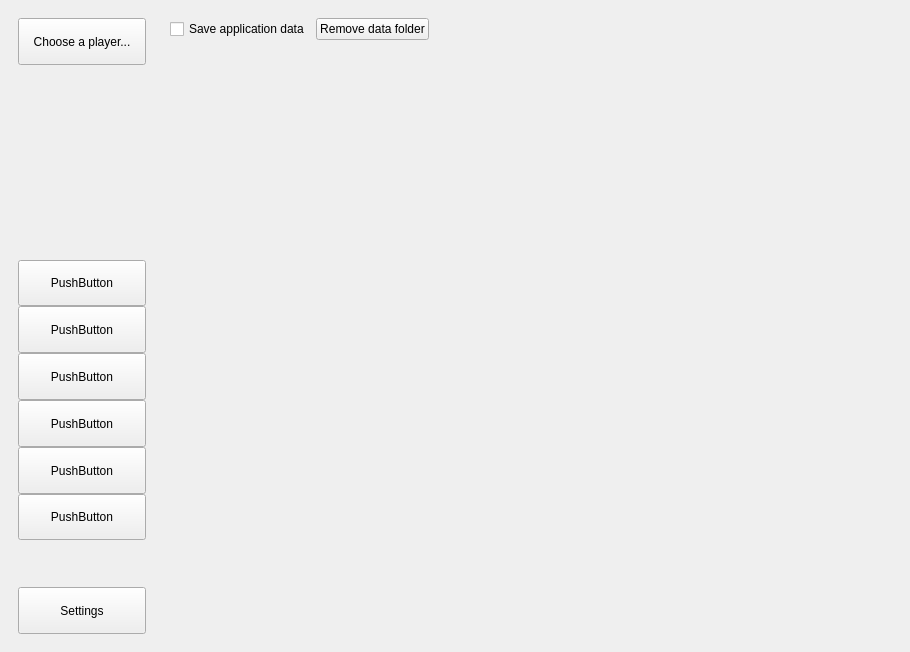
<?xml version="1.0" encoding="UTF-8"?>
<ui version="4.0">
 <class>MainWindow</class>
 <widget class="QMainWindow" name="MainWindow">
  <property name="geometry">
   <rect>
    <x>0</x>
    <y>0</y>
    <width>910</width>
    <height>652</height>
   </rect>
  </property>
  <property name="windowTitle">
   <string>Osu! Stats</string>
  </property>
  <widget class="QWidget" name="centralwidget">
   <layout class="QFormLayout" name="formLayout">
    <item row="0" column="0">
     <widget class="QWidget" name="buttonPanel" native="true">
      <property name="sizePolicy">
       <sizepolicy hsizetype="Expanding" vsizetype="Expanding">
        <horstretch>0</horstretch>
        <verstretch>0</verstretch>
       </sizepolicy>
      </property>
      <layout class="QVBoxLayout" name="verticalLayout">
       <property name="spacing">
        <number>0</number>
       </property>
       <item>
        <widget class="QPushButton" name="goChoosePage">
         <property name="sizePolicy">
          <sizepolicy hsizetype="Minimum" vsizetype="Expanding">
           <horstretch>0</horstretch>
           <verstretch>0</verstretch>
          </sizepolicy>
         </property>
         <property name="text">
          <string>Choose a player...</string>
         </property>
        </widget>
       </item>
       <item>
        <widget class="QWidget" name="widget_3" native="true">
         <property name="sizePolicy">
          <sizepolicy hsizetype="Expanding" vsizetype="Expanding">
           <horstretch>0</horstretch>
           <verstretch>0</verstretch>
          </sizepolicy>
         </property>
         <layout class="QVBoxLayout" name="verticalLayout_3">
          <item>
           <widget class="QLabel" name="chooseUsername">
            <property name="font">
             <font>
              <italic>false</italic>
              <bold>true</bold>
              <underline>false</underline>
             </font>
            </property>
            <property name="text">
             <string/>
            </property>
           </widget>
          </item>
          <item>
           <widget class="QLabel" name="chooseAvatar">
            <property name="minimumSize">
             <size>
              <width>110</width>
              <height>110</height>
             </size>
            </property>
            <property name="text">
             <string/>
            </property>
           </widget>
          </item>
         </layout>
        </widget>
       </item>
       <item>
        <spacer name="verticalSpacer">
         <property name="orientation">
          <enum>Qt::Vertical</enum>
         </property>
         <property name="sizeHint" stdset="0">
          <size>
           <width>20</width>
           <height>40</height>
          </size>
         </property>
        </spacer>
       </item>
       <item>
        <widget class="QPushButton" name="pushButton_6">
         <property name="sizePolicy">
          <sizepolicy hsizetype="Minimum" vsizetype="Expanding">
           <horstretch>0</horstretch>
           <verstretch>0</verstretch>
          </sizepolicy>
         </property>
         <property name="text">
          <string>PushButton</string>
         </property>
        </widget>
       </item>
       <item>
        <widget class="QPushButton" name="pushButton_8">
         <property name="sizePolicy">
          <sizepolicy hsizetype="Minimum" vsizetype="Expanding">
           <horstretch>0</horstretch>
           <verstretch>0</verstretch>
          </sizepolicy>
         </property>
         <property name="text">
          <string>PushButton</string>
         </property>
        </widget>
       </item>
       <item>
        <widget class="QPushButton" name="pushButton_10">
         <property name="sizePolicy">
          <sizepolicy hsizetype="Minimum" vsizetype="Expanding">
           <horstretch>0</horstretch>
           <verstretch>0</verstretch>
          </sizepolicy>
         </property>
         <property name="text">
          <string>PushButton</string>
         </property>
        </widget>
       </item>
       <item>
        <widget class="QPushButton" name="pushButton_11">
         <property name="sizePolicy">
          <sizepolicy hsizetype="Minimum" vsizetype="Expanding">
           <horstretch>0</horstretch>
           <verstretch>0</verstretch>
          </sizepolicy>
         </property>
         <property name="text">
          <string>PushButton</string>
         </property>
        </widget>
       </item>
       <item>
        <widget class="QPushButton" name="pushButton_13">
         <property name="sizePolicy">
          <sizepolicy hsizetype="Minimum" vsizetype="Expanding">
           <horstretch>0</horstretch>
           <verstretch>0</verstretch>
          </sizepolicy>
         </property>
         <property name="text">
          <string>PushButton</string>
         </property>
        </widget>
       </item>
       <item>
        <widget class="QPushButton" name="pushButton_12">
         <property name="sizePolicy">
          <sizepolicy hsizetype="Minimum" vsizetype="Expanding">
           <horstretch>0</horstretch>
           <verstretch>0</verstretch>
          </sizepolicy>
         </property>
         <property name="text">
          <string>PushButton</string>
         </property>
        </widget>
       </item>
       <item>
        <spacer name="verticalSpacer_2">
         <property name="orientation">
          <enum>Qt::Vertical</enum>
         </property>
         <property name="sizeHint" stdset="0">
          <size>
           <width>20</width>
           <height>40</height>
          </size>
         </property>
        </spacer>
       </item>
       <item>
        <widget class="QPushButton" name="goSettingsPage">
         <property name="sizePolicy">
          <sizepolicy hsizetype="Minimum" vsizetype="Expanding">
           <horstretch>0</horstretch>
           <verstretch>0</verstretch>
          </sizepolicy>
         </property>
         <property name="text">
          <string>Settings</string>
         </property>
        </widget>
       </item>
      </layout>
     </widget>
    </item>
    <item row="0" column="1">
     <widget class="QStackedWidget" name="stackedWidget">
      <property name="currentIndex">
       <number>1</number>
      </property>
      <widget class="QWidget" name="choosePage">
       <layout class="QGridLayout" name="gridLayout_8">
        <item row="0" column="0">
         <layout class="QVBoxLayout" name="verticalLayout_10">
          <item>
           <layout class="QHBoxLayout" name="horizontalLayout_29">
            <item>
             <widget class="QPushButton" name="chooseButton_8">
              <property name="text">
               <string>Choose</string>
              </property>
             </widget>
            </item>
            <item>
             <widget class="QPushButton" name="addButton_8">
              <property name="text">
               <string>Add new player</string>
              </property>
             </widget>
            </item>
            <item>
             <spacer name="horizontalSpacer_15">
              <property name="orientation">
               <enum>Qt::Horizontal</enum>
              </property>
              <property name="sizeHint" stdset="0">
               <size>
                <width>40</width>
                <height>20</height>
               </size>
              </property>
             </spacer>
            </item>
            <item>
             <widget class="QPushButton" name="clearButton_8">
              <property name="text">
               <string>Clear player</string>
              </property>
             </widget>
            </item>
           </layout>
          </item>
          <item>
           <layout class="QHBoxLayout" name="horizontalLayout_30">
            <item>
             <layout class="QHBoxLayout" name="horizontalLayout_31">
              <item>
               <widget class="QLabel" name="label_16">
                <property name="text">
                 <string>Rows:</string>
                </property>
               </widget>
              </item>
              <item>
               <widget class="QSpinBox" name="rowsSpinBox_8">
                <property name="minimum">
                 <number>0</number>
                </property>
                <property name="maximum">
                 <number>10</number>
                </property>
                <property name="value">
                 <number>0</number>
                </property>
               </widget>
              </item>
             </layout>
            </item>
            <item>
             <layout class="QHBoxLayout" name="horizontalLayout_32">
              <item>
               <widget class="QLabel" name="label_17">
                <property name="text">
                 <string>Columns:</string>
                </property>
               </widget>
              </item>
              <item>
               <widget class="QSpinBox" name="colsSpinBox_8">
                <property name="maximum">
                 <number>20</number>
                </property>
               </widget>
              </item>
              <item>
               <spacer name="horizontalSpacer_16">
                <property name="orientation">
                 <enum>Qt::Horizontal</enum>
                </property>
                <property name="sizeHint" stdset="0">
                 <size>
                  <width>40</width>
                  <height>20</height>
                 </size>
                </property>
               </spacer>
              </item>
             </layout>
            </item>
           </layout>
          </item>
         </layout>
        </item>
        <item row="0" column="1">
         <widget class="QCheckBox" name="viewJsonCheckBox_8">
          <property name="text">
           <string>View Json</string>
          </property>
         </widget>
        </item>
        <item row="1" column="0">
         <widget class="QTableWidget" name="userTable_8">
          <property name="editTriggers">
           <set>QAbstractItemView::NoEditTriggers</set>
          </property>
          <property name="selectionMode">
           <enum>QAbstractItemView::SingleSelection</enum>
          </property>
          <property name="rowCount">
           <number>0</number>
          </property>
          <property name="columnCount">
           <number>0</number>
          </property>
          <attribute name="horizontalHeaderVisible">
           <bool>false</bool>
          </attribute>
          <attribute name="horizontalHeaderCascadingSectionResizes">
           <bool>true</bool>
          </attribute>
          <attribute name="horizontalHeaderMinimumSectionSize">
           <number>130</number>
          </attribute>
          <attribute name="horizontalHeaderDefaultSectionSize">
           <number>130</number>
          </attribute>
          <attribute name="verticalHeaderVisible">
           <bool>false</bool>
          </attribute>
          <attribute name="verticalHeaderCascadingSectionResizes">
           <bool>true</bool>
          </attribute>
          <attribute name="verticalHeaderMinimumSectionSize">
           <number>150</number>
          </attribute>
          <attribute name="verticalHeaderDefaultSectionSize">
           <number>150</number>
          </attribute>
         </widget>
        </item>
        <item row="1" column="1">
         <widget class="QTextBrowser" name="jsonViewer_8">
          <property name="sizePolicy">
           <sizepolicy hsizetype="Minimum" vsizetype="Expanding">
            <horstretch>0</horstretch>
            <verstretch>0</verstretch>
           </sizepolicy>
          </property>
          <property name="minimumSize">
           <size>
            <width>30</width>
            <height>0</height>
           </size>
          </property>
          <property name="maximumSize">
           <size>
            <width>500</width>
            <height>16777215</height>
           </size>
          </property>
         </widget>
        </item>
       </layout>
      </widget>
      <widget class="QWidget" name="settingsPage">
       <layout class="QGridLayout" name="gridLayout">
        <item row="1" column="2" rowspan="2">
         <widget class="QLabel" name="label_19">
          <property name="text">
           <string/>
          </property>
         </widget>
        </item>
        <item row="0" column="0" rowspan="3" colspan="2">
         <layout class="QVBoxLayout" name="verticalLayout_5">
          <item>
           <layout class="QVBoxLayout" name="verticalLayout_4">
            <item>
             <layout class="QHBoxLayout" name="horizontalLayout">
              <item>
               <widget class="QCheckBox" name="saveDataCB">
                <property name="text">
                 <string>Save application data</string>
                </property>
               </widget>
              </item>
              <item>
               <widget class="QPushButton" name="removeData">
                <property name="text">
                 <string>Remove data folder</string>
                </property>
               </widget>
              </item>
             </layout>
            </item>
           </layout>
          </item>
          <item>
           <spacer name="verticalSpacer_3">
            <property name="orientation">
             <enum>Qt::Vertical</enum>
            </property>
            <property name="sizeHint" stdset="0">
             <size>
              <width>20</width>
              <height>338</height>
             </size>
            </property>
           </spacer>
          </item>
         </layout>
        </item>
        <item row="2" column="1">
         <widget class="QLabel" name="label_18">
          <property name="text">
           <string/>
          </property>
         </widget>
        </item>
        <item row="0" column="2">
         <spacer name="horizontalSpacer">
          <property name="orientation">
           <enum>Qt::Horizontal</enum>
          </property>
          <property name="sizeHint" stdset="0">
           <size>
            <width>95</width>
            <height>20</height>
           </size>
          </property>
         </spacer>
        </item>
       </layout>
      </widget>
     </widget>
    </item>
   </layout>
  </widget>
 </widget>
 <resources/>
 <connections/>
</ui>
